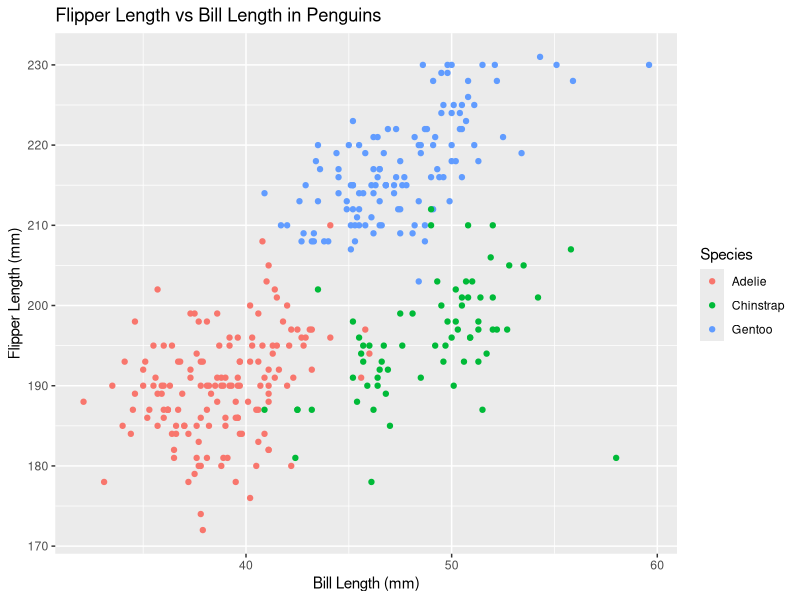
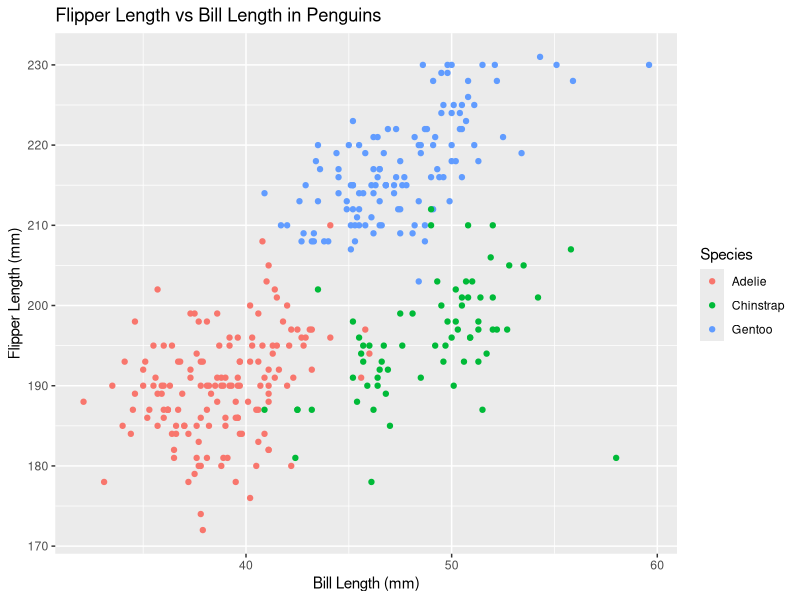

Generate these figures, in order, with R:
## ---- chunk 1
knitr::opts_chunk$set(echo = TRUE)
## ---- chunk 2

## Initialising project libraries and data

library(palmerpenguins)
library(tidyverse)

data("penguins", package = "palmerpenguins")

## ---- chunk 3

## Scatterplot of Flipper Length vs Bill Length in Penguins

ggplot(penguins, aes(x = bill_length_mm, y = flipper_length_mm, color = species)) +
  geom_point() +
  labs(title = "Flipper Length vs Bill Length in Penguins",
       x = "Bill Length (mm)",
       y = "Flipper Length (mm)",
       color = "Species")

## Save scatterplot

ggsave("penguin_scatter.png", width = 8, height = 6)

## ---- chunk 4

## Creating dataframe with numeric, logical and character vectors

problem2_df = tibble(
  norm_samp = rnorm(10),
  vec_logical = norm_samp > 0,
  vec_char = letters[1:10],
  vec_factor = factor(c("Level1", "Level2", "Level3", "Level1", "Level2", "Level3", "Level1", "Level2", "Level3", "Level1"))
)

## ---- chunk 5

## Mean of numeric vector
mean_numeric = mean(pull(problem2_df, norm_samp))

## Mean of logical vector
mean_logical = mean(pull(problem2_df, vec_logical))

## Mean of character vector
mean_char = mean(pull(problem2_df, vec_char))

## Mean of factor vector
mean_factor = mean(pull(problem2_df, vec_factor))

## ---- chunk 6

## Converting logical vector to numeric
as.numeric(pull(problem2_df, vec_logical))

## Converting character vector to numeric
as.numeric(pull(problem2_df, vec_char))

## Converting factor vector to numeric
as.numeric(pull(problem2_df, vec_factor))

